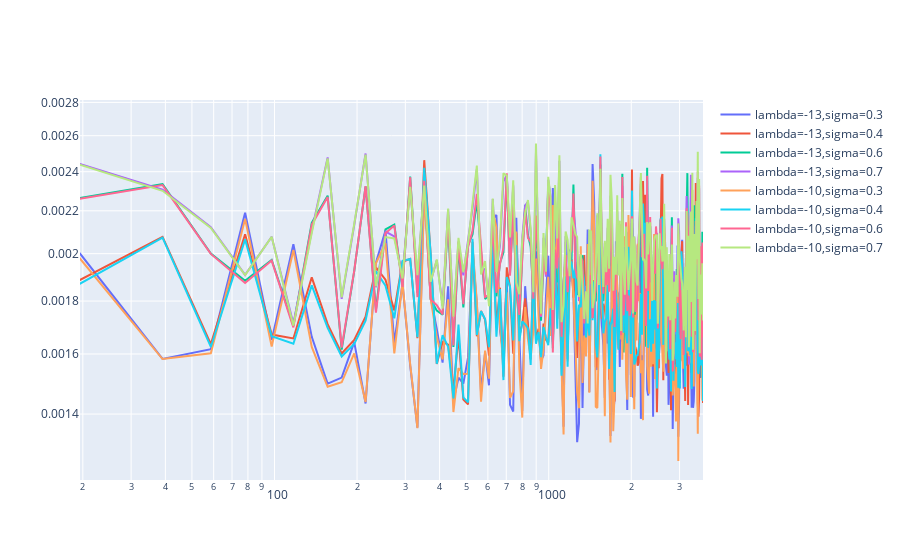

The notebook cell saved with this chart:
### Code cell
def compare_sm():
	lds = [-13, -10]
	sms = [0.3, 0.4, 0.6, 0.7]
	data = {ld: {} for ld in lds}
	for ld in lds:
		for sm in sms:
			# Psis = load_snaps_at(f"../out_remote/2022-11-02/condensation,sigma=0.5,L=100,density=0.0005,lambda={ld}/", [0.05, 0.50, 0.95], box_L, box_N)
			data[ld][sm] = np.genfromtxt(f"../out_remote/2022-11-02/condensation,sigma={sm},L=50,density=0.00016,lambda={ld}/log.csv", delimiter=',')
	#(print(f"{ld} {sm}"))
	data = [
		pgo.Scatter(x=data[ld][sm][:, 0], y=data[ld][sm][:, 9], name=f"lambda={ld},sigma={sm}")
		for ld in lds
		for sm in sms
	]
	fig = pgo.Figure(data=data)
	fig.update_xaxes(type="log")
	fig.update_yaxes(type="log")
	return fig
compare_sm()

### Figure 1 — Plotly figure (JSON) as saved in the notebook; plotly's stock layout.template omitted (floating-point values rounded to 4 significant figures; data arrays with more than 128 entries replaced by an {"elided": "..."} marker saying what was removed)
{"data": [{"name": "lambda=-13,sigma=0.3", "type": "scatter", "x": {"elided": "188 float values"}, "y": {"elided": "188 float values"}}, {"name": "lambda=-13,sigma=0.4", "type": "scatter", "x": {"elided": "188 float values"}, "y": {"elided": "188 float values"}}, {"name": "lambda=-13,sigma=0.6", "type": "scatter", "x": {"elided": "188 float values"}, "y": {"elided": "188 float values"}}, {"name": "lambda=-13,sigma=0.7", "type": "scatter", "x": {"elided": "188 float values"}, "y": {"elided": "188 float values"}}, {"name": "lambda=-10,sigma=0.3", "type": "scatter", "x": {"elided": "188 float values"}, "y": {"elided": "188 float values"}}, {"name": "lambda=-10,sigma=0.4", "type": "scatter", "x": {"elided": "188 float values"}, "y": {"elided": "188 float values"}}, {"name": "lambda=-10,sigma=0.6", "type": "scatter", "x": {"elided": "188 float values"}, "y": {"elided": "188 float values"}}, {"name": "lambda=-10,sigma=0.7", "type": "scatter", "x": {"elided": "188 float values"}, "y": {"elided": "188 float values"}}], "layout": {"xaxis": {"type": "log"}, "yaxis": {"type": "log"}}}
